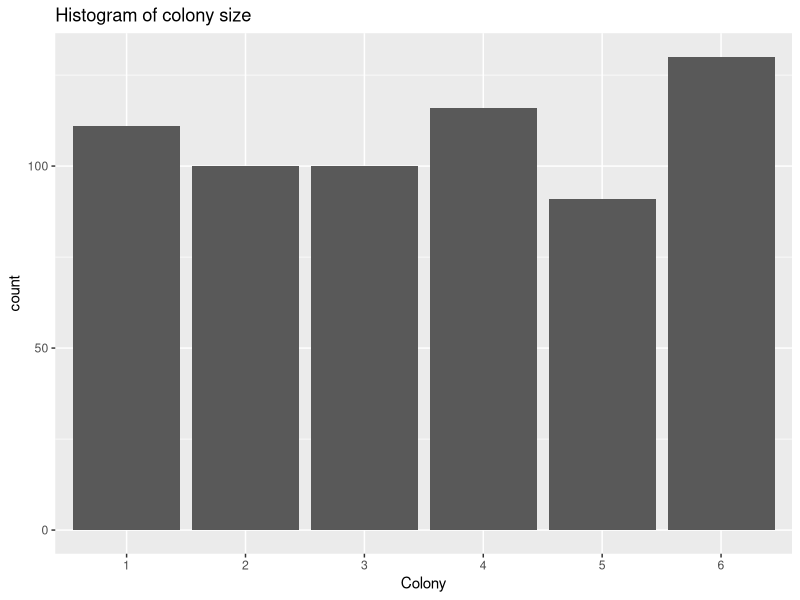
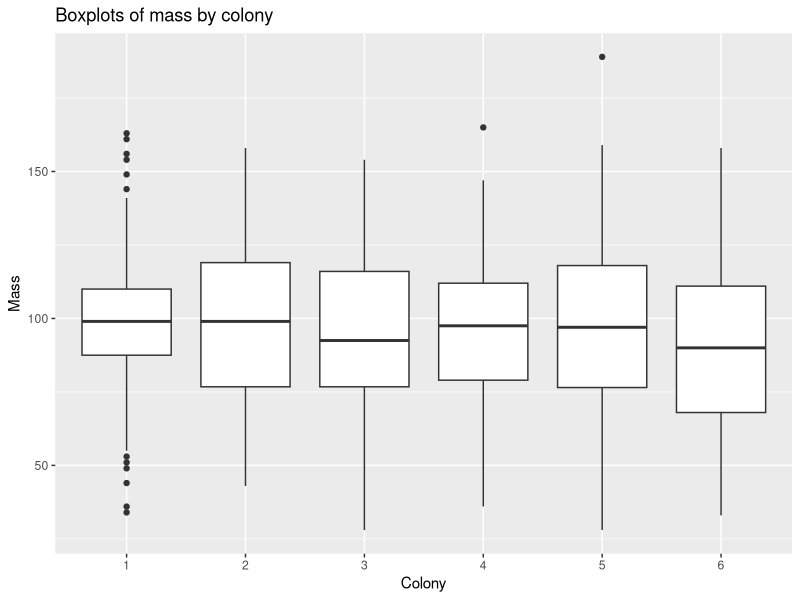
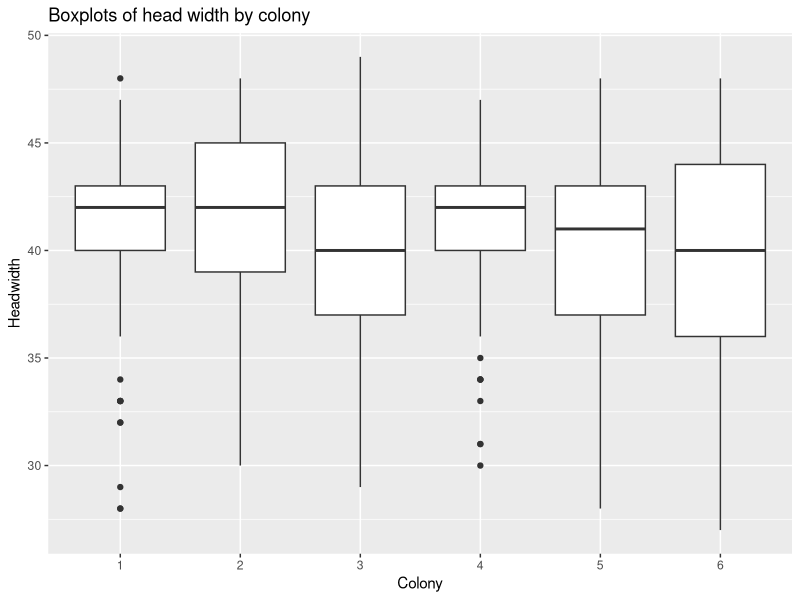
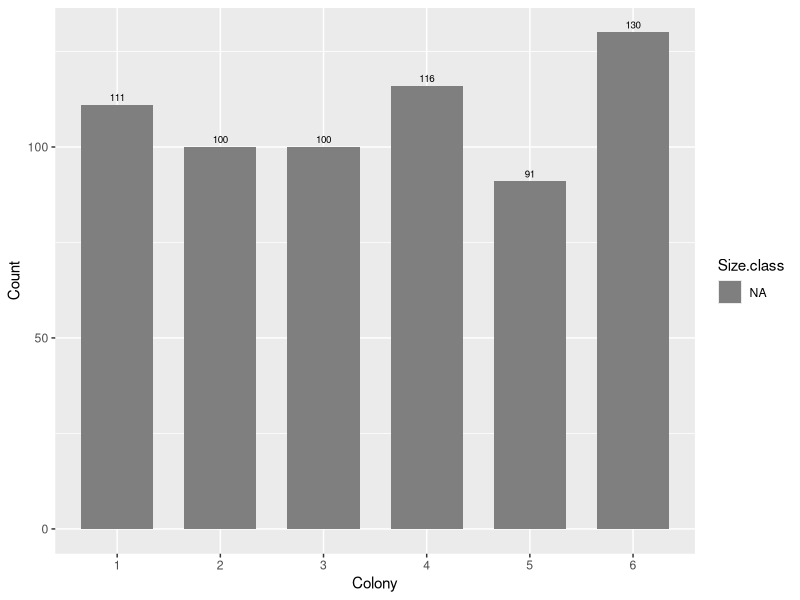
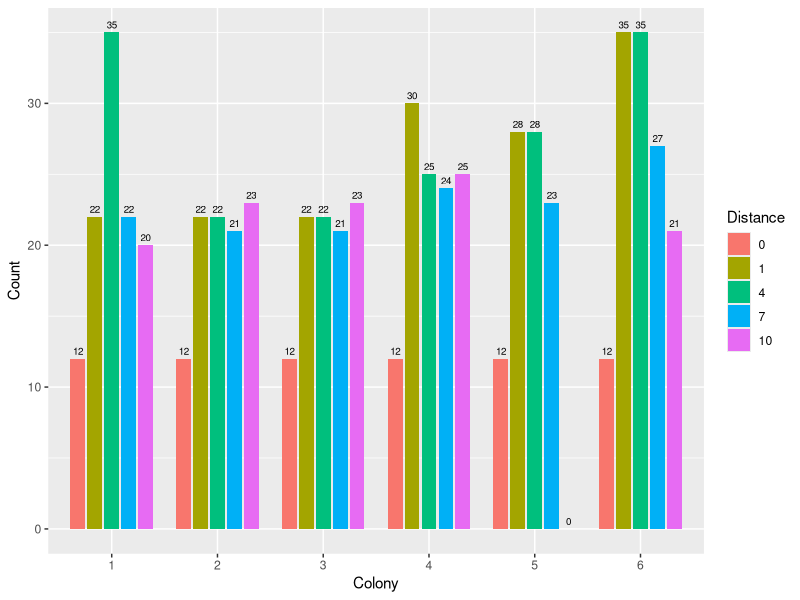
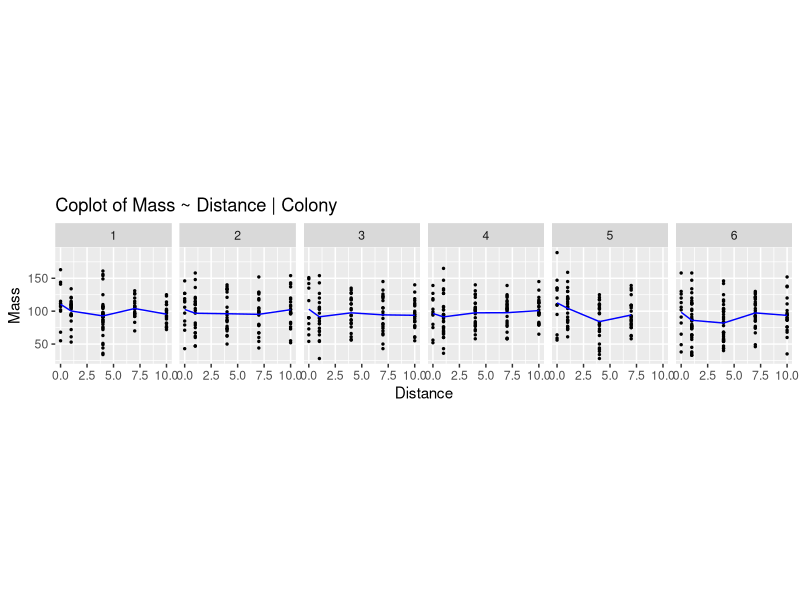
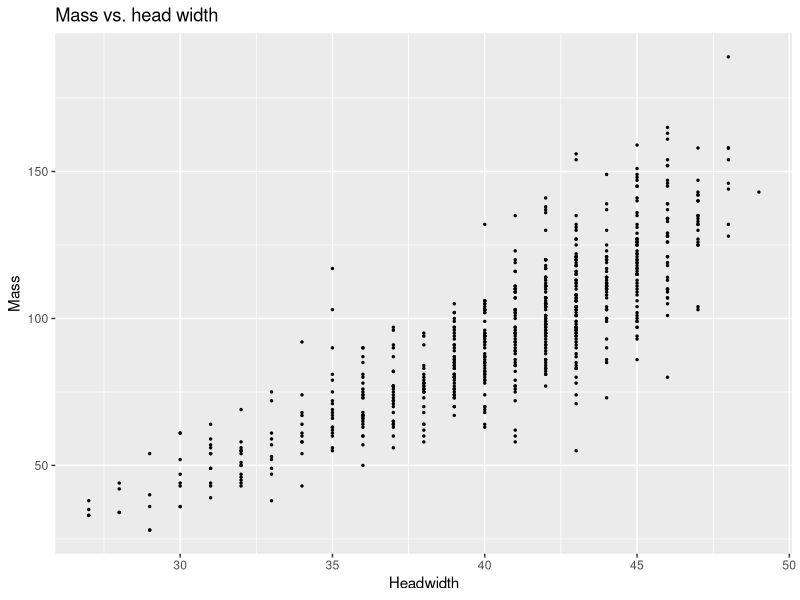

Recreate these plots in R, in order. (Note: this script raises an error after producing the figures.)
## ---- chunk 1
knitr::opts_chunk$set(echo = TRUE)
## ---- chunk 2
library(car)
library(ggplot2)
library(reshape2)
library(dplyr)
## ---- chunk 3
dat <- read.csv("thatch-ant.dat.txt")
head(dat)
dat <- dat[which(dat$Colony <= 6), ]
dat <- na.omit(dat)
dim(dat)
n <- dim(dat)[1]

unique(dat$Colony)
unique(dat$Distance)
unique(dat$Headwidth)
unique(dat$Headwidth..mm.)
# plot(dat$Headwidth, dat$Headwidth..mm.)

levels(dat$Size.class)
# re-order Size.class levels
dat$Size.class <- factor(dat$Size.class, levels(dat$Size.class)[c(1, 4, 5, 6, 3, 2)])


dat$Colony <- as.factor(dat$Colony)
dat$Distance <- as.factor(dat$Distance)
dat <- dat[, -5] # remove mm version of headwidth
## ---- chunk 4
p <- ggplot(dat)
p + geom_bar(aes(x=Colony)) + ggtitle("Histogram of colony size")
p + geom_boxplot(aes(x=Colony, y=Mass)) + ggtitle("Boxplots of mass by colony")
p + geom_boxplot(aes(x=Colony, y=Headwidth)) + ggtitle("Boxplots of head width by colony")
## ---- chunk 5
# p + geom_bar(aes(x=Colony, fill=Size.class), position="dodge") + ggtitle("Histograms of size class by colony")
dat.size.colony <- melt(dcast(dat, Size.class ~ Colony, fun.aggregate=length), id.vars="Size.class", variable.name="Colony", value.name="Count")
ggplot(dat.size.colony, aes(x=Colony, y=Count, fill=Size.class)) + geom_bar(stat="identity", position=position_dodge(width=0.8), width=0.7) + geom_text(aes(label=Count), position=position_dodge(width=0.8), vjust=-0.5, size=2.5)


# p + geom_bar(aes(x=Colony, fill=Distance), position="dodge") + ggtitle("Histograms of distance by colony")
dat.distance.colony <- melt(dcast(dat, Distance ~ Colony, fun.aggregate=length), id.vars="Distance", variable.name="Colony", value.name="Count")
ggplot(dat.distance.colony, aes(x=Colony, y=Count, fill=Distance)) + geom_bar(stat="identity", position=position_dodge(width=0.8), width=0.7) + geom_text(aes(label=Count), position=position_dodge(width=0.8), vjust=-0.5, size=2.5)
## ---- chunk 6
#coplot(Mass ~ Distance | Colony, data=dat, rows=1)
dat.tmp <- dat %>% group_by(Colony, Distance) %>% mutate(Mass.mean=mean(Mass)) %>% ungroup
ggplot(dat.tmp, aes(x=as.numeric(as.character(Distance)), y=Mass)) + geom_point(size=0.5) +
  # geom_smooth(method='loess', se=F, method.args=list(degree=1)) +
  geom_line(aes(y=Mass.mean), color='blue') +
  facet_wrap(~Colony, nrow=1) + theme(aspect.ratio=1) +
  ggtitle("Coplot of Mass ~ Distance | Colony") +
  xlab("Distance")
## ---- chunk 7
p + geom_point(aes(x=Headwidth, y=Mass), size=0.5) + ggtitle("Mass vs. head width")
# p + geom_point(aes(x=Headwidth, y=Mass)) + facet_wrap(~Colony, nrow=1) + theme(aspect.ratio=1) + ggtitle("Coplot of Mass ~ Headwidth | Colony")
## ---- chunk 8
mods <- list()
mods <- c(mods, list(lm(Mass ~ Colony + Distance + Headwidth + Size.class - 1, data=dat)))
# mods <- c(mods, list(lm(sqrt(Mass) ~ Colony + Distance + Headwidth + Size.class - 1, data=dat)))
mods <- c(mods, list(lm(I(Mass^(0.4)) ~ Colony + Distance + Headwidth + Size.class - 1, data=dat)))
mods <- c(mods, list(lm(log(Mass) ~ Colony + Distance + Headwidth + Size.class - 1, data=dat)))
## ---- chunk 9
mod <- mods[[1]]
print(summary(mod))
fit <- fitted(mod)
rstud <- rstudent(mod)
qplot(fit, rstud, size=I(0.5)) +
  geom_hline(yintercept=0) +
  xlab("Fitted values") +
  ylab("Studentized residuals") +
  geom_smooth(method='loess', se=F, method.args=list(degree=1)) +
  ggtitle("Studentized residuals vs. fitted values")

qplot(log(fit), log(abs(rstud)), size=I(0.5)) +
  geom_smooth(method='lm', se=F) + xlab("log fitted values") + ylab("log abs. stud. res.")

coef(lm(log(abs(rstud)) ~ log(fit)))
## ---- chunk 10
for (mod in mods) {
  fitted <- fitted(mod)
  rstud <- rstudent(mod)
  # print(summary(mod))
  # dat.mod <- cbind(dat, Fitted=fitted(mod), Stud.Res=rstudent(mod))
  # print(
  #   qplot(qt((1:n) / (n+1), df.residual(mod)), sort(dat.mod$Stud.Res)) + geom_abline(slope=1)
  #   + xlab("t-distribution quantiles")
  #   + ylab("Sorted studentized residuals")
  #   + ggtitle(sprintf("Q-Q plot for %s model", colnames(mod$model)[1]))
  # )
  print(
    qplot(fitted, rstud, size=I(0.5))
    + geom_hline(yintercept=0)
    + xlab("Fitted values")
    + ylab("Studentized residuals")
    + geom_smooth(method='loess', se=F, method.args=list(degree=1))
    + ggtitle(sprintf("Studentized residuals vs. fitted values\nfor %s model", colnames(mod$model)[1]))
  )
  # print(ggplot(dat.mod, aes(x=log(Fitted), y=log(abs(Stud.Res)))) +
  #         geom_point(size=0.5) + xlab("log Fitted values") + ylab("log Studentized residuals") + geom_smooth(method='lm', se=F))
  # b <- coef(lm(log(abs(Stud.Res))~log(Fitted), data=dat.mod))[2]
  # print(b)
}
## ---- chunk 11
for (mod in mods) {
  crPlot(mod, variable="Headwidth",
         main=sprintf("CR plot for head width\nfor %s model", colnames(mod$model)[1]))
}
## ---- chunk 12
summary(mods[[3]])
## ---- chunk 13
mods.col <- list()
for (i in 1:length(unique(dat$Colony))) {
  mod.curr <- lm(log(Mass) ~ Distance + Headwidth + Size.class, data=dat, subset=(Colony == i))
  mods.col <- c(mods.col, list(mod.curr))
  print(summary(mod.curr))
  coefs.dist <- coef(mod.curr)[2:5]
  print(
    qplot(
      as.numeric(as.character(levels(dat$Distance))),
      c(0, coefs.dist), 
      geom="line") +
      xlab("Distance") + ylab("Offset from Distance zero") +
      ggtitle(sprintf("Mass differences by distance class,\n Colony %d", i)) +
      ylim(-0.2, 0.2)
  )
}
## ---- chunk 14
mod <- lm(Mass ~ . - 1, data=dat)
crPlot(mod, variable="Headwidth", main="CR plot for head width")
summary(mod)
## ---- chunk 15
mod <- lm(Mass ~ . + I(Headwidth^2) - 1, data=dat)
crPlots(mod, terms=~Headwidth + I(Headwidth^2), main="CR plot for head width")
summary(mod)
## ---- chunk 16
mods.col <- list()
for (i in 1:length(unique(dat$Colony))) {
  mod.curr <- lm(log(Mass) ~ Distance + Headwidth + I(Headwidth^2) + Size.class, data=dat, subset=(Colony == i))
  mods.col <- c(mods.col, list(mod.curr))
  print(summary(mod.curr))
  coefs.dist <- coef(mod.curr)[2:5]
  print(
    qplot(
      as.numeric(as.character(levels(dat$Distance))),
      c(0, coefs.dist), 
      geom="line") +
      xlab("Distance") + ylab("Offset from Distance zero") +
      ggtitle(sprintf("Mass differences by distance class,\n Colony %d", i)) +
      ylim(-0.2, 0.2)
  )
}
## ---- chunk 17
dat$Distance <- as.numeric(as.character(dat$Distance))
mod <- lm(Mass ~ . - 1, data=dat)
summary(mod)
crPlots(mod, terms=~Headwidth+Distance)
## ---- chunk 18
mod <- lm(Mass ~ . + I(Headwidth^2) - 1, data=dat)
summary(mod)
crPlots(mod, terms=~Headwidth+I(Headwidth^2)+Distance, layout=c(2,2))
## ---- chunk 19
mod <- lm(Mass ~ . + I(Headwidth^2) + I(Distance^2) - 1, data=dat)
summary(mod)
crPlots(mod, terms=~Headwidth+I(Headwidth^2)+Distance+I(Distance^2), layout=c(2,2))
## ---- chunk 20
mods.col <- list()
for (i in 1:length(unique(dat$Colony))) {
  mod.curr <- lm(log(Mass) ~ Distance + Headwidth + I(Headwidth^2) + Size.class, data=dat, subset=(Colony == i))
  mods.col <- c(mods.col, list(mod.curr))
  print(summary(mod.curr))
}

for (i in 1:length(unique(dat$Colony))) {
  print(coef(mods.col[[i]])[2])
}
